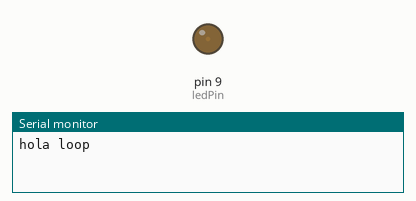
Recording of a sketch running on a simulated Arduino Uno, built with avr-gcc and run on an emulated ATmega328P. Parts: output pins drawn as LEDs (lit = HIGH), the last lines printed to the serial monitor.

Above: at 0.05 s.
At 3.8 s:
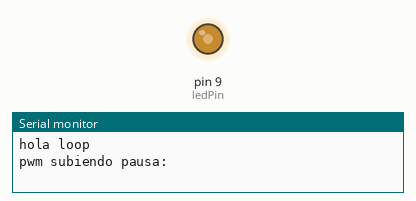
At 5.05 s:
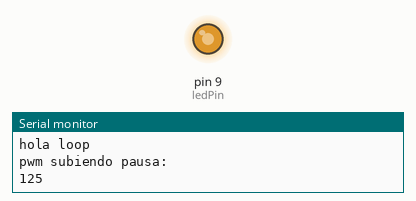
At 6.8 s:
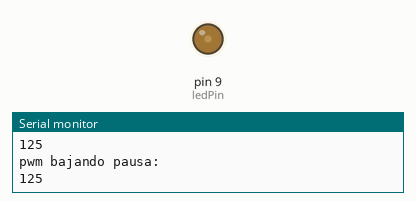
Timing chart, 0 to 9.3 s (numbered marks = the images above):
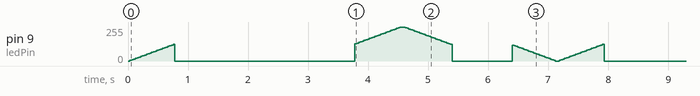

The sketch:

FadeInOut.ino
```cpp
int ledPin = 9;    // LED connected to digital pin 9

void setup()  {
  // nothing happens in setup
  pinMode(ledPin, OUTPUT);
  Serial.begin(9600);
}

void loop()  {

  Serial.println("hola loop");
  int pwm_value = 0;
  int pausa = 127;

  for(pwm_value; pwm_value <= 255; pwm_value += 5 ){  // pwm_value = pwm_value + 5;
    analogWrite(ledPin, pwm_value);
    delay(30);
    if( pwm_value < pausa + 3 && pwm_value > pausa - 3) {
      analogWrite(ledPin, 0);

      delay(3000);
      Serial.println("pwm subiendo pausa:");
                  Serial.println(pwm_value);
    }
  }

  // en este punto pwm_value deberia valer 255

  for(pwm_value; pwm_value >= 0; pwm_value -= 5 ){  // pwm_value = pwm_value + 5;
    analogWrite(ledPin, pwm_value);
    delay(30);
    if( pwm_value < pausa + 3 && pwm_value > pausa - 3) {
      analogWrite(ledPin, 0);

      delay(1000);
            Serial.println("pwm bajando pausa:");
            Serial.println(pwm_value);
    }

  }


}
```
